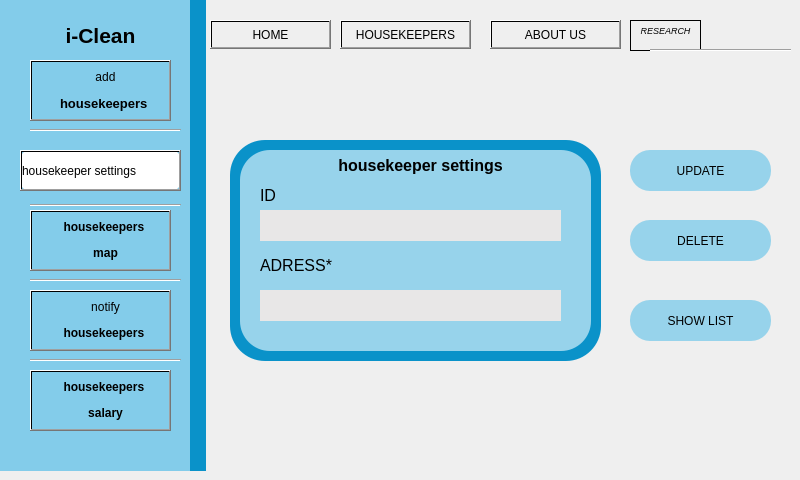
      <widget class="QWidget" name="page_138">
       <widget class="QStackedWidget" name="stackedWidget_36">
        <property name="geometry">
         <rect>
          <x>0</x>
          <y>0</y>
          <width>791</width>
          <height>471</height>
         </rect>
        </property>
        <property name="currentIndex">
         <number>0</number>
        </property>
        <widget class="QWidget" name="page_139">
         <widget class="QLabel" name="label_884">
          <property name="geometry">
           <rect>
            <x>0</x>
            <y>0</y>
            <width>841</width>
            <height>471</height>
           </rect>
          </property>
          <property name="text">
           <string/>
          </property>
          <property name="pixmap">
           <pixmap>../../../OneDrive - ESPRIT/Bureau/projet qt/arr.png</pixmap>
          </property>
         </widget>
         <widget class="QLabel" name="label_885">
          <property name="geometry">
           <rect>
            <x>0</x>
            <y>0</y>
            <width>191</width>
            <height>471</height>
           </rect>
          </property>
          <property name="styleSheet">
           <string notr="true">background-color: rgb(131, 204, 234);</string>
          </property>
          <property name="text">
           <string/>
          </property>
         </widget>
         <widget class="QLabel" name="label_886">
          <property name="geometry">
           <rect>
            <x>190</x>
            <y>0</y>
            <width>16</width>
            <height>471</height>
           </rect>
          </property>
          <property name="styleSheet">
           <string notr="true">background-color: rgb(10, 146, 201);</string>
          </property>
          <property name="text">
           <string/>
          </property>
         </widget>
         <widget class="QLabel" name="label_887">
          <property name="geometry">
           <rect>
            <x>50</x>
            <y>20</y>
            <width>101</width>
            <height>31</height>
           </rect>
          </property>
          <property name="text">
           <string>&lt;html&gt;&lt;head/&gt;&lt;body&gt;&lt;p align=&quot;center&quot;&gt;&lt;span style=&quot; font-size:16pt; font-weight:700;&quot;&gt;i-Clean&lt;/span&gt;&lt;/p&gt;&lt;/body&gt;&lt;/html&gt;</string>
          </property>
         </widget>
         <widget class="QLabel" name="label_888">
          <property name="geometry">
           <rect>
            <x>40</x>
            <y>370</y>
            <width>131</width>
            <height>61</height>
           </rect>
          </property>
          <property name="styleSheet">
           <string notr="true">font: 11pt &quot;Sitka&quot;;</string>
          </property>
          <property name="text">
           <string>&lt;html&gt;&lt;head/&gt;&lt;body&gt;&lt;p align=&quot;center&quot;&gt;&lt;span style=&quot; font-weight:700;&quot;&gt;housekeepers &lt;/span&gt;&lt;/p&gt;&lt;p align=&quot;center&quot;&gt;&lt;span style=&quot; font-weight:700;&quot;&gt;salary&lt;/span&gt;&lt;/p&gt;&lt;/body&gt;&lt;/html&gt;</string>
          </property>
         </widget>
         <widget class="Line" name="line_258">
          <property name="geometry">
           <rect>
            <x>30</x>
            <y>190</y>
            <width>151</width>
            <height>31</height>
           </rect>
          </property>
          <property name="orientation">
           <enum>Qt::Orientation::Horizontal</enum>
          </property>
         </widget>
         <widget class="QPushButton" name="pushButton_372">
          <property name="geometry">
           <rect>
            <x>30</x>
            <y>210</y>
            <width>141</width>
            <height>61</height>
           </rect>
          </property>
          <property name="styleSheet">
           <string notr="true">background-color: qlineargradient(spread:pad, x1:0, y1:0, x2:0, y2:0, stop:0 rgba(0, 0, 0, 0), stop:1 rgba(255, 255, 255, 255));</string>
          </property>
          <property name="text">
           <string/>
          </property>
         </widget>
         <widget class="QPushButton" name="pushButton_373">
          <property name="geometry">
           <rect>
            <x>30</x>
            <y>370</y>
            <width>141</width>
            <height>61</height>
           </rect>
          </property>
          <property name="styleSheet">
           <string notr="true">background-color: qlineargradient(spread:pad, x1:0, y1:0, x2:0, y2:0, stop:0 rgba(0, 0, 0, 0), stop:1 rgba(255, 255, 255, 255));</string>
          </property>
          <property name="text">
           <string/>
          </property>
         </widget>
         <widget class="QLabel" name="label_889">
          <property name="geometry">
           <rect>
            <x>40</x>
            <y>290</y>
            <width>131</width>
            <height>61</height>
           </rect>
          </property>
          <property name="styleSheet">
           <string notr="true">font: 11pt &quot;Sitka&quot;;</string>
          </property>
          <property name="text">
           <string>&lt;html&gt;&lt;head/&gt;&lt;body&gt;&lt;p align=&quot;center&quot;&gt;notify&lt;/p&gt;&lt;p align=&quot;center&quot;&gt;&lt;span style=&quot; font-weight:700;&quot;&gt;housekeepers &lt;/span&gt;&lt;/p&gt;&lt;/body&gt;&lt;/html&gt;</string>
          </property>
         </widget>
         <widget class="Line" name="line_259">
          <property name="geometry">
           <rect>
            <x>30</x>
            <y>120</y>
            <width>151</width>
            <height>20</height>
           </rect>
          </property>
          <property name="orientation">
           <enum>Qt::Orientation::Horizontal</enum>
          </property>
         </widget>
         <widget class="QPushButton" name="pushButton_374">
          <property name="geometry">
           <rect>
            <x>30</x>
            <y>290</y>
            <width>141</width>
            <height>61</height>
           </rect>
          </property>
          <property name="styleSheet">
           <string notr="true">background-color: qlineargradient(spread:pad, x1:0, y1:0, x2:0, y2:0, stop:0 rgba(0, 0, 0, 0), stop:1 rgba(255, 255, 255, 255));</string>
          </property>
          <property name="text">
           <string/>
          </property>
         </widget>
         <widget class="Line" name="line_260">
          <property name="geometry">
           <rect>
            <x>30</x>
            <y>350</y>
            <width>151</width>
            <height>20</height>
           </rect>
          </property>
          <property name="orientation">
           <enum>Qt::Orientation::Horizontal</enum>
          </property>
         </widget>
         <widget class="QLabel" name="label_890">
          <property name="geometry">
           <rect>
            <x>40</x>
            <y>210</y>
            <width>131</width>
            <height>61</height>
           </rect>
          </property>
          <property name="styleSheet">
           <string notr="true">font: 11pt &quot;Sitka&quot;;</string>
          </property>
          <property name="text">
           <string>&lt;html&gt;&lt;head/&gt;&lt;body&gt;&lt;p align=&quot;center&quot;&gt;&lt;span style=&quot; font-weight:700;&quot;&gt;housekeepers &lt;/span&gt;&lt;/p&gt;&lt;p align=&quot;center&quot;&gt;&lt;span style=&quot; font-weight:700;&quot;&gt;map&lt;/span&gt;&lt;/p&gt;&lt;/body&gt;&lt;/html&gt;</string>
          </property>
         </widget>
         <widget class="Line" name="line_261">
          <property name="geometry">
           <rect>
            <x>30</x>
            <y>270</y>
            <width>151</width>
            <height>20</height>
           </rect>
          </property>
          <property name="orientation">
           <enum>Qt::Orientation::Horizontal</enum>
          </property>
         </widget>
         <widget class="QPushButton" name="pushButton_375">
          <property name="geometry">
           <rect>
            <x>210</x>
            <y>20</y>
            <width>121</width>
            <height>29</height>
           </rect>
          </property>
          <property name="styleSheet">
           <string notr="true">background-color: qlineargradient(spread:pad, x1:0, y1:0, x2:0, y2:0, stop:0 rgba(0, 0, 0, 0), stop:1 rgba(255, 255, 255, 255));</string>
          </property>
          <property name="text">
           <string>HOME</string>
          </property>
         </widget>
         <widget class="QToolButton" name="toolButton_100">
          <property name="geometry">
           <rect>
            <x>490</x>
            <y>20</y>
            <width>131</width>
            <height>29</height>
           </rect>
          </property>
          <property name="styleSheet">
           <string notr="true">background-color: qlineargradient(spread:pad, x1:0, y1:0, x2:0, y2:0, stop:0 rgba(0, 0, 0, 0), stop:1 rgba(255, 255, 255, 255));</string>
          </property>
          <property name="text">
           <string>ABOUT US</string>
          </property>
         </widget>
         <widget class="QToolButton" name="toolButton_101">
          <property name="geometry">
           <rect>
            <x>340</x>
            <y>20</y>
            <width>131</width>
            <height>29</height>
           </rect>
          </property>
          <property name="styleSheet">
           <string notr="true">background-color: qlineargradient(spread:pad, x1:0, y1:0, x2:0, y2:0, stop:0 rgba(0, 0, 0, 0), stop:1 rgba(255, 255, 255, 255));</string>
          </property>
          <property name="text">
           <string>HOUSEKEEPERS</string>
          </property>
         </widget>
         <widget class="QTextEdit" name="textEdit_50">
          <property name="geometry">
           <rect>
            <x>630</x>
            <y>20</y>
            <width>71</width>
            <height>31</height>
           </rect>
          </property>
          <property name="styleSheet">
           <string notr="true">background-color: qlineargradient(spread:pad, x1:0, y1:0, x2:0, y2:0, stop:0 rgba(0, 0, 0, 0), stop:1 rgba(255, 255, 255, 255));</string>
          </property>
          <property name="html">
           <string>&lt;!DOCTYPE HTML PUBLIC &quot;-//W3C//DTD HTML 4.0//EN&quot; &quot;http://www.w3.org/TR/REC-html40/strict.dtd&quot;&gt;
&lt;html&gt;&lt;head&gt;&lt;meta name=&quot;qrichtext&quot; content=&quot;1&quot; /&gt;&lt;meta charset=&quot;utf-8&quot; /&gt;&lt;style type=&quot;text/css&quot;&gt;
p, li { white-space: pre-wrap; }
hr { height: 1px; border-width: 0; }
li.unchecked::marker { content: &quot;\2610&quot;; }
li.checked::marker { content: &quot;\2612&quot;; }
&lt;/style&gt;&lt;/head&gt;&lt;body style=&quot; font-family:'Segoe UI'; font-size:9pt; font-weight:400; font-style:normal;&quot;&gt;
&lt;p align=&quot;center&quot; style=&quot; margin-top:0px; margin-bottom:0px; margin-left:0px; margin-right:0px; -qt-block-indent:0; text-indent:0px;&quot;&gt;&lt;span style=&quot; font-size:7pt; font-style:italic;&quot;&gt;RESEARCH&lt;/span&gt;&lt;/p&gt;&lt;/body&gt;&lt;/html&gt;</string>
          </property>
         </widget>
         <widget class="Line" name="line_262">
          <property name="geometry">
           <rect>
            <x>650</x>
            <y>40</y>
            <width>151</width>
            <height>20</height>
           </rect>
          </property>
          <property name="orientation">
           <enum>Qt::Orientation::Horizontal</enum>
          </property>
         </widget>
         <widget class="QLabel" name="label_891">
          <property name="geometry">
           <rect>
            <x>230</x>
            <y>140</y>
            <width>371</width>
            <height>221</height>
           </rect>
          </property>
          <property name="styleSheet">
           <string notr="true">background-color: rgb(10, 146, 201);
border-radius: 35px;
border-width: 10px;
border-color: qlineargradient(spread:pad, x1:0, y1:0, x2:1, y2:1, stop:0 rgba(10, 146, 201, 255), stop:1 rgba(255, 255, 255, 255));</string>
          </property>
          <property name="text">
           <string/>
          </property>
         </widget>
         <widget class="QLabel" name="label_892">
          <property name="geometry">
           <rect>
            <x>240</x>
            <y>150</y>
            <width>351</width>
            <height>201</height>
           </rect>
          </property>
          <property name="styleSheet">
           <string notr="true">background-color: rgb(151, 211, 235);
border-radius: 30px;
border-width: 10px;
border-color: qlineargradient(spread:pad, x1:0, y1:0, x2:1, y2:1, stop:0 rgba(10, 146, 201, 255), stop:1 rgba(255, 255, 255, 255));</string>
          </property>
          <property name="text">
           <string/>
          </property>
         </widget>
         <widget class="QLabel" name="label_893">
          <property name="geometry">
           <rect>
            <x>630</x>
            <y>220</y>
            <width>141</width>
            <height>41</height>
           </rect>
          </property>
          <property name="styleSheet">
           <string notr="true">background-color: rgb(151, 211, 235);
border-radius: 20px;
border-width: 10px;
border-color: qlineargradient(spread:pad, x1:0, y1:0, x2:1, y2:1, stop:0 rgba(10, 146, 201, 255), stop:1 rgba(255, 255, 255, 255));</string>
          </property>
          <property name="text">
           <string/>
          </property>
         </widget>
         <widget class="QLabel" name="label_894">
          <property name="geometry">
           <rect>
            <x>630</x>
            <y>150</y>
            <width>141</width>
            <height>41</height>
           </rect>
          </property>
          <property name="styleSheet">
           <string notr="true">background-color: rgb(151, 211, 235);
border-radius: 20px;
border-width: 10px;
border-color: qlineargradient(spread:pad, x1:0, y1:0, x2:1, y2:1, stop:0 rgba(10, 146, 201, 255), stop:1 rgba(255, 255, 255, 255));</string>
          </property>
          <property name="text">
           <string/>
          </property>
         </widget>
         <widget class="QPushButton" name="pushButton_376">
          <property name="geometry">
           <rect>
            <x>630</x>
            <y>150</y>
            <width>141</width>
            <height>41</height>
           </rect>
          </property>
          <property name="styleSheet">
           <string notr="true">border-radius: 20px;</string>
          </property>
          <property name="text">
           <string>UPDATE</string>
          </property>
         </widget>
         <widget class="QPushButton" name="pushButton_377">
          <property name="geometry">
           <rect>
            <x>630</x>
            <y>220</y>
            <width>141</width>
            <height>41</height>
           </rect>
          </property>
          <property name="styleSheet">
           <string notr="true">border-radius: 20px;</string>
          </property>
          <property name="text">
           <string>DELETE</string>
          </property>
         </widget>
         <widget class="QLabel" name="label_895">
          <property name="geometry">
           <rect>
            <x>630</x>
            <y>300</y>
            <width>141</width>
            <height>41</height>
           </rect>
          </property>
          <property name="styleSheet">
           <string notr="true">background-color: rgb(151, 211, 235);
border-radius: 20px;
border-width: 10px;
border-color: qlineargradient(spread:pad, x1:0, y1:0, x2:1, y2:1, stop:0 rgba(10, 146, 201, 255), stop:1 rgba(255, 255, 255, 255));</string>
          </property>
          <property name="text">
           <string/>
          </property>
         </widget>
         <widget class="QPushButton" name="pushButton_378">
          <property name="geometry">
           <rect>
            <x>630</x>
            <y>300</y>
            <width>141</width>
            <height>41</height>
           </rect>
          </property>
          <property name="styleSheet">
           <string notr="true">border-radius: 20px;</string>
          </property>
          <property name="text">
           <string>SHOW LIST</string>
          </property>
         </widget>
         <widget class="QLabel" name="label_896">
          <property name="geometry">
           <rect>
            <x>260</x>
            <y>250</y>
            <width>111</width>
            <height>31</height>
           </rect>
          </property>
          <property name="text">
           <string>&lt;html&gt;&lt;head/&gt;&lt;body&gt;&lt;p&gt;&lt;span style=&quot; font-size:12pt;&quot;&gt;ADRESS*&lt;/span&gt;&lt;/p&gt;&lt;/body&gt;&lt;/html&gt;</string>
          </property>
         </widget>
         <widget class="QLabel" name="label_897">
          <property name="geometry">
           <rect>
            <x>310</x>
            <y>130</y>
            <width>221</width>
            <height>71</height>
           </rect>
          </property>
          <property name="text">
           <string>&lt;html&gt;&lt;head/&gt;&lt;body&gt;&lt;p align=&quot;center&quot;&gt;&lt;span style=&quot; font-size:12pt; font-weight:700;&quot;&gt;housekeeper settings&lt;/span&gt;&lt;/p&gt;&lt;/body&gt;&lt;/html&gt;</string>
          </property>
         </widget>
         <widget class="QLabel" name="label_898">
          <property name="geometry">
           <rect>
            <x>260</x>
            <y>180</y>
            <width>63</width>
            <height>31</height>
           </rect>
          </property>
          <property name="text">
           <string>&lt;html&gt;&lt;head/&gt;&lt;body&gt;&lt;p&gt;&lt;span style=&quot; font-size:12pt;&quot;&gt;ID&lt;/span&gt;&lt;/p&gt;&lt;/body&gt;&lt;/html&gt;</string>
          </property>
         </widget>
         <widget class="QLabel" name="label_899">
          <property name="geometry">
           <rect>
            <x>260</x>
            <y>290</y>
            <width>301</width>
            <height>31</height>
           </rect>
          </property>
          <property name="styleSheet">
           <string notr="true">background-color: rgb(232, 231, 231);</string>
          </property>
          <property name="text">
           <string/>
          </property>
         </widget>
         <widget class="QLabel" name="label_900">
          <property name="geometry">
           <rect>
            <x>260</x>
            <y>210</y>
            <width>301</width>
            <height>31</height>
           </rect>
          </property>
          <property name="styleSheet">
           <string notr="true">background-color: rgb(232, 231, 231);</string>
          </property>
          <property name="text">
           <string/>
          </property>
         </widget>
         <widget class="Line" name="line_263">
          <property name="geometry">
           <rect>
            <x>30</x>
            <y>120</y>
            <width>151</width>
            <height>20</height>
           </rect>
          </property>
          <property name="orientation">
           <enum>Qt::Orientation::Horizontal</enum>
          </property>
         </widget>
         <widget class="QPushButton" name="pushButton_379">
          <property name="geometry">
           <rect>
            <x>30</x>
            <y>60</y>
            <width>141</width>
            <height>61</height>
           </rect>
          </property>
          <property name="styleSheet">
           <string notr="true">background-color: qlineargradient(spread:pad, x1:0, y1:0, x2:0, y2:0, stop:0 rgba(0, 0, 0, 0), stop:1 rgba(255, 255, 255, 255));</string>
          </property>
          <property name="text">
           <string/>
          </property>
         </widget>
         <widget class="QLabel" name="label_901">
          <property name="geometry">
           <rect>
            <x>40</x>
            <y>60</y>
            <width>131</width>
            <height>61</height>
           </rect>
          </property>
          <property name="styleSheet">
           <string notr="true">font: 11pt &quot;Sitka&quot;;</string>
          </property>
          <property name="text">
           <string>&lt;html&gt;&lt;head/&gt;&lt;body&gt;&lt;p align=&quot;center&quot;&gt;add&lt;/p&gt;&lt;p align=&quot;center&quot;&gt;&lt;span style=&quot; font-size:10pt; font-weight:700;&quot;&gt;housekeepers &lt;/span&gt;&lt;/p&gt;&lt;/body&gt;&lt;/html&gt;</string>
          </property>
         </widget>
         <widget class="QLineEdit" name="lineEdit_50">
          <property name="geometry">
           <rect>
            <x>20</x>
            <y>150</y>
            <width>161</width>
            <height>41</height>
           </rect>
          </property>
          <property name="styleSheet">
           <string notr="true">font: 9pt &quot;Sitka&quot;;
border-radius: 10px;
</string>
          </property>
          <property name="text">
           <string>housekeeper settings</string>
          </property>
         </widget>
         <widget class="QPushButton" name="pushButton_380">
          <property name="geometry">
           <rect>
            <x>20</x>
            <y>150</y>
            <width>161</width>
            <height>41</height>
           </rect>
          </property>
          <property name="styleSheet">
           <string notr="true">background-color: qlineargradient(spread:pad, x1:0, y1:0, x2:0, y2:0, stop:0 rgba(0, 0, 0, 0), stop:1 rgba(255, 255, 255, 255));</string>
          </property>
          <property name="text">
           <string/>
          </property>
         </widget>
        </widget>
        <widget class="QWidget" name="page_140"/>
       </widget>
      </widget>
